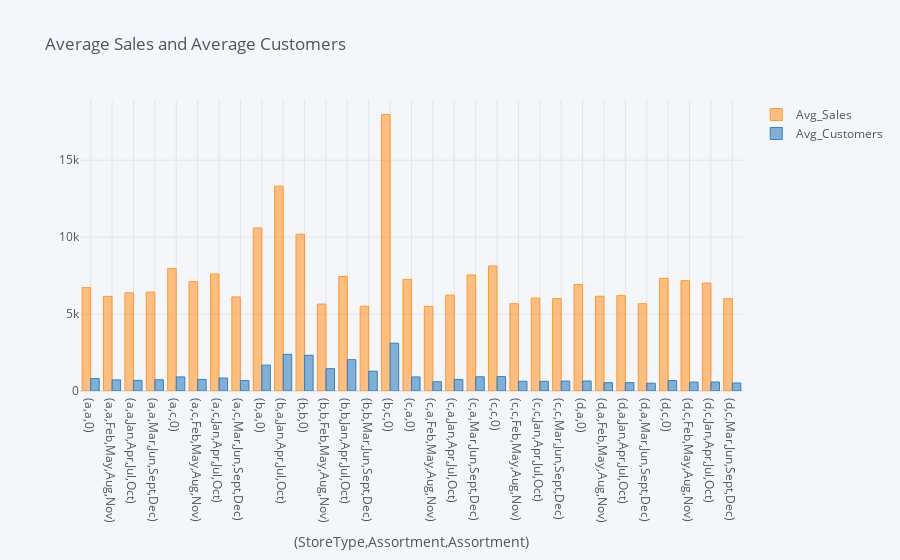
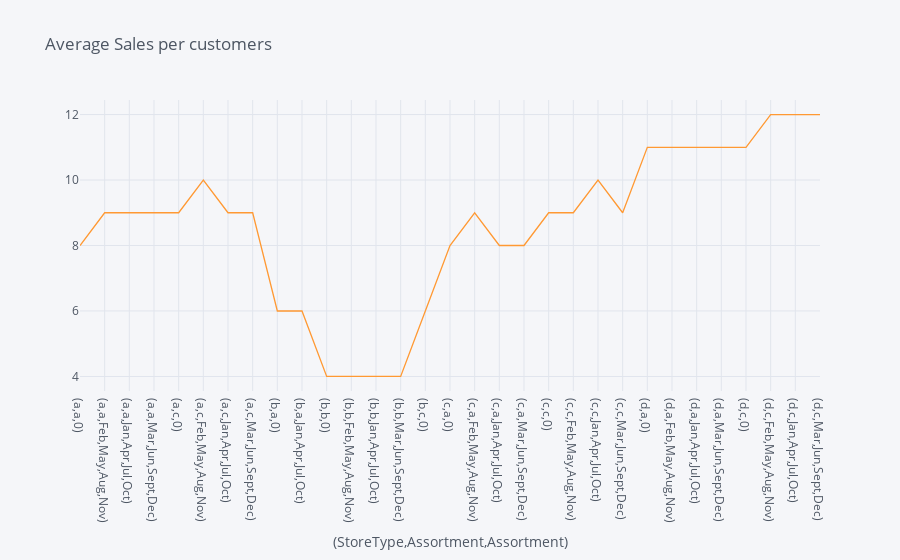

Here is the notebook cell these charts were saved with, in order:
### Markdown cell above
## 2.8 Table_3 : Average sales, average number of customers and average sales per customer based on StoreType, Assortment and Promo Interval.

### Code cell
Table_3=pd.pivot_table(data=store,index=['StoreType','Assortment','PromoInterval'],
               values=['Avg_Sales','Avg_Customers','Avg_SalesPerCustomer'],aggfunc='mean').round(0)

Table_3.iplot(kind='bar',y=['Avg_Sales','Avg_Customers'],title='Average Sales and Average Customers',
              xTitle='(StoreType,Assortment,Assortment)')

Table_3.iplot(y='Avg_SalesPerCustomer',title='Average Sales per customers',xTitle='(StoreType,Assortment,Assortment)')

Table_3

### Figure 1 — Plotly figure (JSON) as saved in the notebook; plotly's stock layout.template omitted (floating-point values rounded to 4 significant figures)
{"data": [{"marker": {"color": "rgba(255, 153, 51, 0.6)", "line": {"color": "rgba(255, 153, 51, 1.0)", "width": 1}}, "name": "Avg_Sales", "orientation": "v", "text": "", "type": "bar", "x": ["(a,a,0)", "(a,a,Feb,May,Aug,Nov)", "(a,a,Jan,Apr,Jul,Oct)", "(a,a,Mar,Jun,Sept,Dec)", "(a,c,0)", "(a,c,Feb,May,Aug,Nov)", "(a,c,Jan,Apr,Jul,Oct)", "(a,c,Mar,Jun,Sept,Dec)", "(b,a,0)", "(b,a,Jan,Apr,Jul,Oct)", "(b,b,0)", "(b,b,Feb,May,Aug,Nov)", "(b,b,Jan,Apr,Jul,Oct)", "(b,b,Mar,Jun,Sept,Dec)", "(b,c,0)", "(c,a,0)", "(c,a,Feb,May,Aug,Nov)", "(c,a,Jan,Apr,Jul,Oct)", "(c,a,Mar,Jun,Sept,Dec)", "(c,c,0)", "(c,c,Feb,May,Aug,Nov)", "(c,c,Jan,Apr,Jul,Oct)", "(c,c,Mar,Jun,Sept,Dec)", "(d,a,0)", "(d,a,Feb,May,Aug,Nov)", "(d,a,Jan,Apr,Jul,Oct)", "(d,a,Mar,Jun,Sept,Dec)", "(d,c,0)", "(d,c,Feb,May,Aug,Nov)", "(d,c,Jan,Apr,Jul,Oct)", "(d,c,Mar,Jun,Sept,Dec)"], "y": [6720, 6150, 6382, 6430, 7955, 7108, 7606, 6116, 10600, 13314, 10193, 5651, 7448, 5511, 17970, 7252, 5502, 6234, 7546, 8125, 5673, 6037, 6010, 6924, 6160, 6200, 5675, 7325, 7173, 7013, 6004]}, {"marker": {"color": "rgba(55, 128, 191, 0.6)", "line": {"color": "rgba(55, 128, 191, 1.0)", "width": 1}}, "name": "Avg_Customers", "orientation": "v", "text": "", "type": "bar", "x": ["(a,a,0)", "(a,a,Feb,May,Aug,Nov)", "(a,a,Jan,Apr,Jul,Oct)", "(a,a,Mar,Jun,Sept,Dec)", "(a,c,0)", "(a,c,Feb,May,Aug,Nov)", "(a,c,Jan,Apr,Jul,Oct)", "(a,c,Mar,Jun,Sept,Dec)", "(b,a,0)", "(b,a,Jan,Apr,Jul,Oct)", "(b,b,0)", "(b,b,Feb,May,Aug,Nov)", "(b,b,Jan,Apr,Jul,Oct)", "(b,b,Mar,Jun,Sept,Dec)", "(b,c,0)", "(c,a,0)", "(c,a,Feb,May,Aug,Nov)", "(c,a,Jan,Apr,Jul,Oct)", "(c,a,Mar,Jun,Sept,Dec)", "(c,c,0)", "(c,c,Feb,May,Aug,Nov)", "(c,c,Jan,Apr,Jul,Oct)", "(c,c,Mar,Jun,Sept,Dec)", "(d,a,0)", "(d,a,Feb,May,Aug,Nov)", "(d,a,Jan,Apr,Jul,Oct)", "(d,a,Mar,Jun,Sept,Dec)", "(d,c,0)", "(d,c,Feb,May,Aug,Nov)", "(d,c,Jan,Apr,Jul,Oct)", "(d,c,Mar,Jun,Sept,Dec)"], "y": [806, 722, 692, 730, 915, 753, 841, 680, 1680, 2385, 2320, 1451, 2037, 1288, 3105, 913, 603, 745, 924, 937, 632, 632, 644, 651, 539, 543, 507, 679, 579, 584, 522]}], "layout": {"legend": {"bgcolor": "#F5F6F9", "font": {"color": "#4D5663"}}, "paper_bgcolor": "#F5F6F9", "plot_bgcolor": "#F5F6F9", "title": {"font": {"color": "#4D5663"}, "text": "Average Sales and Average Customers"}, "xaxis": {"gridcolor": "#E1E5ED", "showgrid": true, "tickfont": {"color": "#4D5663"}, "title": {"font": {"color": "#4D5663"}, "text": "(StoreType,Assortment,Assortment)"}, "zerolinecolor": "#E1E5ED"}, "yaxis": {"gridcolor": "#E1E5ED", "showgrid": true, "tickfont": {"color": "#4D5663"}, "title": {"font": {"color": "#4D5663"}, "text": ""}, "zerolinecolor": "#E1E5ED"}}}

### Figure 2 — Plotly figure (JSON) as saved in the notebook; plotly's stock layout.template omitted (floating-point values rounded to 4 significant figures)
{"data": [{"line": {"color": "rgba(255, 153, 51, 1.0)", "dash": "solid", "shape": "linear", "width": 1.3}, "mode": "lines", "name": "Avg_SalesPerCustomer", "text": "", "type": "scatter", "x": ["(a,a,0)", "(a,a,Feb,May,Aug,Nov)", "(a,a,Jan,Apr,Jul,Oct)", "(a,a,Mar,Jun,Sept,Dec)", "(a,c,0)", "(a,c,Feb,May,Aug,Nov)", "(a,c,Jan,Apr,Jul,Oct)", "(a,c,Mar,Jun,Sept,Dec)", "(b,a,0)", "(b,a,Jan,Apr,Jul,Oct)", "(b,b,0)", "(b,b,Feb,May,Aug,Nov)", "(b,b,Jan,Apr,Jul,Oct)", "(b,b,Mar,Jun,Sept,Dec)", "(b,c,0)", "(c,a,0)", "(c,a,Feb,May,Aug,Nov)", "(c,a,Jan,Apr,Jul,Oct)", "(c,a,Mar,Jun,Sept,Dec)", "(c,c,0)", "(c,c,Feb,May,Aug,Nov)", "(c,c,Jan,Apr,Jul,Oct)", "(c,c,Mar,Jun,Sept,Dec)", "(d,a,0)", "(d,a,Feb,May,Aug,Nov)", "(d,a,Jan,Apr,Jul,Oct)", "(d,a,Mar,Jun,Sept,Dec)", "(d,c,0)", "(d,c,Feb,May,Aug,Nov)", "(d,c,Jan,Apr,Jul,Oct)", "(d,c,Mar,Jun,Sept,Dec)"], "y": [8, 9, 9, 9, 9, 10, 9, 9, 6, 6, 4, 4, 4, 4, 6, 8, 9, 8, 8, 9, 9, 10, 9, 11, 11, 11, 11, 11, 12, 12, 12]}], "layout": {"legend": {"bgcolor": "#F5F6F9", "font": {"color": "#4D5663"}}, "paper_bgcolor": "#F5F6F9", "plot_bgcolor": "#F5F6F9", "title": {"font": {"color": "#4D5663"}, "text": "Average Sales per customers"}, "xaxis": {"gridcolor": "#E1E5ED", "showgrid": true, "tickfont": {"color": "#4D5663"}, "title": {"font": {"color": "#4D5663"}, "text": "(StoreType,Assortment,Assortment)"}, "zerolinecolor": "#E1E5ED"}, "yaxis": {"gridcolor": "#E1E5ED", "showgrid": true, "tickfont": {"color": "#4D5663"}, "title": {"font": {"color": "#4D5663"}, "text": ""}, "zerolinecolor": "#E1E5ED"}}}
